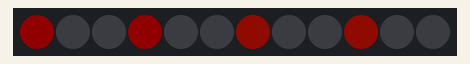
Simulated run of this sketch. Board: Arduino Uno, built with avr-gcc and run on an emulated ATmega328P. On the bench: 12 RGB LEDs in strip order, left to right. Dim RGB values are drawn brighter than linear.

Above: at 0.15 s.
At 4.96 s:
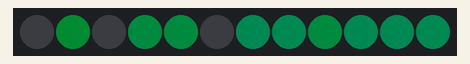
At 9.78 s:
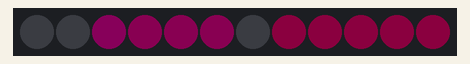
At 19.41 s:
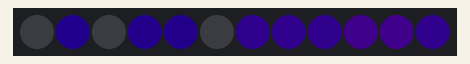
At 29.64 s:
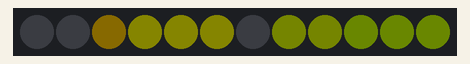
At 39.57 s:
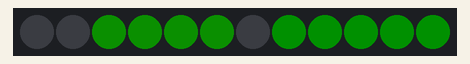

The sketch:

3_lights.ino
```cpp
#include "Arduino.h"
#include <Adafruit_NeoPixel.h>

#define PIN    7
#define PIXELS 12

int color = 0;

Adafruit_NeoPixel strip = Adafruit_NeoPixel(PIXELS, PIN, NEO_GRB + NEO_KHZ800);
uint32_t white = strip.Color(16, 16, 16); // dim white color

void setup() {
    strip.begin(); // This initializes the NeoPixel library.
    strip.setBrightness(16);
}

uint32_t Wheel(byte WheelPos) {
    WheelPos = 255 - WheelPos;
    if (WheelPos < 85) {
        return strip.Color(255 - WheelPos * 3, 0, WheelPos * 3);
    }
    if (WheelPos < 170) {
        WheelPos -= 85;
        return strip.Color(0, WheelPos * 3, 255 - WheelPos * 3);
    }
    WheelPos -= 170;
    return strip.Color(WheelPos * 3, 255 - WheelPos * 3, 0);
}

void rainbow(int start, int wait) {
    int j = start;
    for (int q = 0; q < 3; q++) {
        for (int i = 0; i < strip.numPixels(); i = i + 3) {
            strip.setPixelColor(i + q, Wheel( (i + j) % 255)); //turn every third pixel on
        }
        strip.show();
        delay(wait);

        for (int i = 0; i < strip.numPixels(); i = i + 5) {
            strip.setPixelColor(i + q, 0);      //turn every third pixel off
        }
    }
}

void loop() {
    rainbow(color, 2);
    color = (color+2) % 255;
}
```

device.cpp
```cpp
#include "Arduino.h"

int ledPin = 13;                // LED connected to digital pin 13

void setup()
{
    pinMode(ledPin, OUTPUT);      // sets the digital pin as output
}

void loop()
{
    digitalWrite(ledPin, HIGH);   // sets the LED on
    delay(500);                  // waits for a second
    digitalWrite(ledPin, LOW);    // sets the LED off
    delay(500);                  // waits for a second
}
```

tester.cpp
```cpp
/**
   Simple Analog Probe
   Read an analog value and write it over serial
*/

#include "Arduino.h"

int sensed;
int sense = A0;

void setup() {
  pinMode(sense, INPUT);
  Serial.begin(115200);
}

void loop() {
  sensed = analogRead(sense);
  Serial.println(sensed);
}
```
